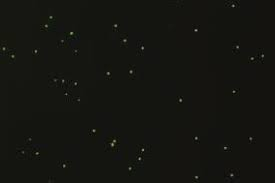
#> input picture images/somatic.jpg, 275 x 183 px
$ python somatic_count.py
#> lines starting #> are read from the running program, lines starting #| are printed output that depends on the picture; after the words box and inside, x2 and y2 are one past the last pixel; in counts of white or black regions, pixels touching at a corner belong together
import cv2
import numpy as np

img = cv2.imread("./images/somatic.jpg")
#> img is the input picture: shape (183, 275, 3); mean B, G, R 16.5, 21.2, 20.6
canny = cv2.Canny(img, 180, 220)
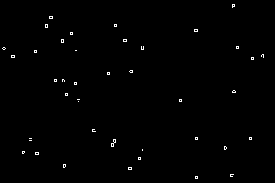
#> canny: shape (183, 275); 0.63% white in thin lines or dots

contours, _ = cv2.findContours(
    canny, cv2.RETR_EXTERNAL, cv2.CHAIN_APPROX_SIMPLE)
#> contours = 41 contours, all with area under 20
# print(len(contours))
# print(contours.shape)
for con in contours:
    cv2.drawContours(img, con, -1, (0, 0, 255), 2)
#> this loop made 41 passes
#> con on passes 1, 3, 5, 6, 8, 10, 12, 13, 14, 16, 17, 18: [[195, 176], [195, 178], [197, 178], [197, 176]], [[128, 167], [128, 169], [131, 169], [131, 167]], [[138, 157], [138, 159], [140, 159], [140, 157]], [[35, 152], [35, 154], [38, 154], [38, 152]], [[142, 149], [142, 150]], [[29, 140], [31, 140]], [[29, 138], [31, 138]], [[249, 137], [249, 139], [251, 139], [251, 137]], [[195, 137], [195, 139], [197, 139], [197, 137]], [[78, 101]], [[179, 99], [179, 101], [181, 101], [181, 99]], [[77, 99], [79, 99]]
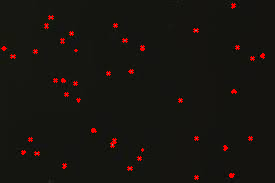
#> img: shape (183, 275, 3); 1.36% of pixels changed, all inside (x1, y1, x2, y2) = (1, 3, 265, 180)

print(len(contours))
#| 41
cv2.imshow("img", img)
cv2.imshow("canny", canny)


if cv2.waitKey(0) & 0xFF == ord("q"):
#> (key q is pressed here)
    cv2.destroyAllWindows()
